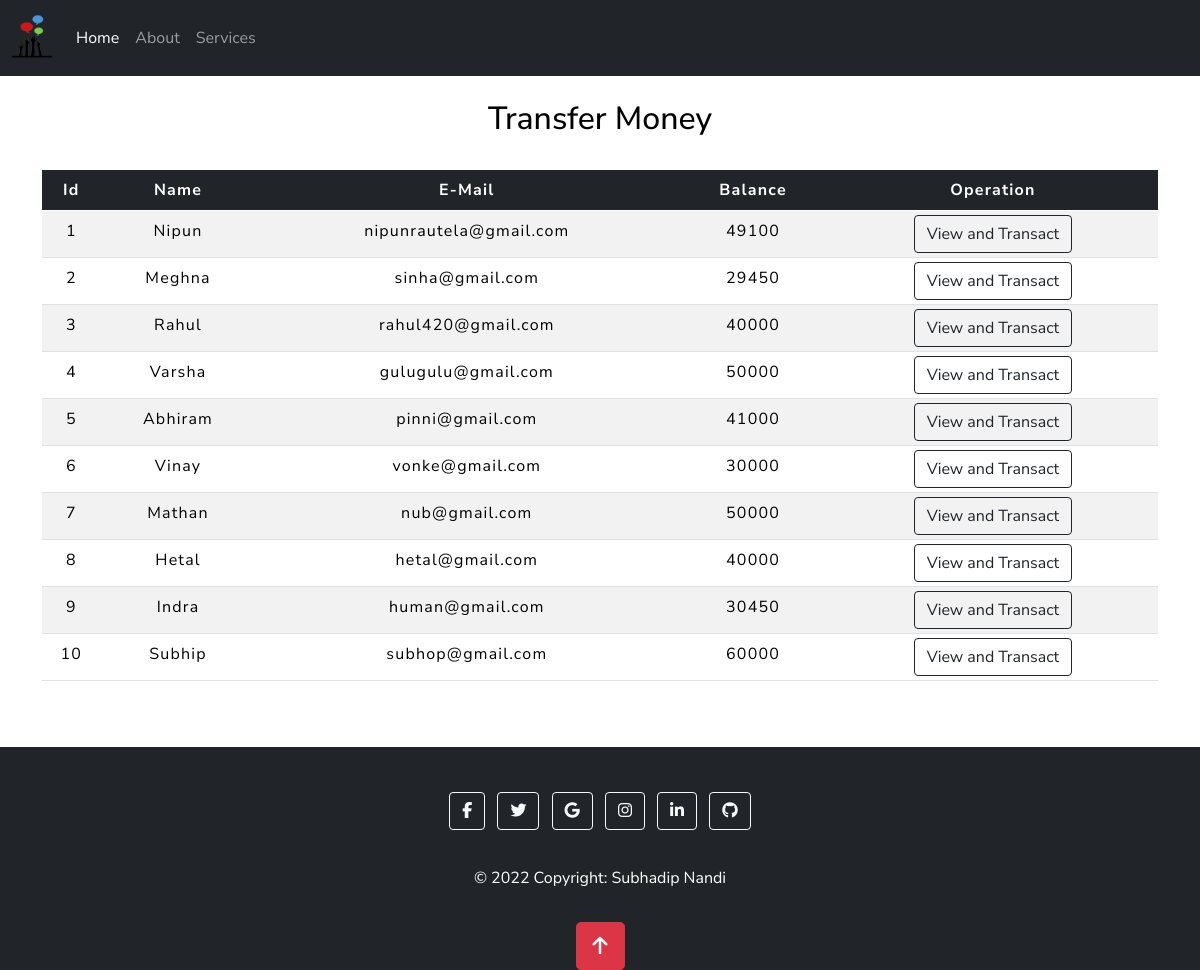
The app's page /transfermoney.php with its own data.
### tables this page shows
CREATE TABLE IF NOT EXISTS `users` (
  `id` int(3) NOT NULL AUTO_INCREMENT,
  `name` text NOT NULL,
  `email` varchar(30) NOT NULL,
  `balance` int(8) NOT NULL,
  PRIMARY KEY (`id`)
);

### transfermoney.php (the view, shortened to what this page needs)
<!doctype html>
<html lang="en">
  <head>
    <link href="https://cdn.jsdelivr.net/npm/bootstrap@5.0.0-beta1/dist/css/bootstrap.min.css" rel="stylesheet">
    <link rel="stylesheet" href="css/style.css">
<link rel="stylesheet" href="css/table.css">
  </head>
  <body>
  <?php
    include 'config.php';
    $sql = "SELECT * FROM users";
    $result = mysqli_query($conn,$sql);
?>
  <?php include 'nav.php';?>
  <div class="container">
        <h2 class="text-center pt-4" style="color : black;">Transfer Money</h2>
        <br>
            <div class="row">
                <div class="col">
                    <div class="table-responsive-sm">
                    <table class="table table-hover table-striped table-sm">
                        <thead style="color : white;" class="table-dark">
                            <tr>
                            <th scope="col" class="text-center py-2">Id</th>
                            <th scope="col" class="text-center py-2">Name</th>
                            <th scope="col" class="text-center py-2">E-Mail</th>
                            <th scope="col" class="text-center py-2">Balance</th>
                            <th scope="col" class="text-center py-2">Operation</th>
                            </tr>
                        </thead>
                        <tbody>
                <?php
                    while($rows=mysqli_fetch_assoc($result)){
                ?>
                    <tr style="color : black;">
                        <td class="py-2"><?php echo $rows['id'] ?></td>
                        <td class="py-2"><?php echo $rows['name']?></td>
                        <td class="py-2"><?php echo $rows['email']?></td>
                        <td class="py-2"><?php echo $rows['balance']?></td>
                        <td><a href="userdetails.php?id= <?php echo $rows['id'] ;?>"> <button class="btn btn-outline-dark btn">View and Transact</button></a></td>
                    </tr>
                <?php
                    }
                ?>
                        </tbody>
                    </table>
                    </div>
                </div>
            </div>
         </div>
  <?php include 'footer.php';?>
  </body>
</html>

### nav.php (shortened to what this page needs)
 <!doctype html>
<html lang="en">
<head>
  <link href="https://cdn.jsdelivr.net/npm/bootstrap@5.0.0-beta1/dist/css/bootstrap.min.css" rel="stylesheet"
>
  <link rel="stylesheet" href="css/style.css">
</head>
  <nav class="navbar navbar-expand-lg navbar-dark bg-dark sticky-top">
    <div class="container-fluid">
      <a class="navbar-brand" href="index.php">
        <img src="images/logo.png" alt="logo" style="width:40px;">
      </a>
      <div class="collapse navbar-collapse" id="navbarSupportedContent">
        <ul class="navbar-nav me-auto mb-2 mb-lg-0">
          <li class="nav-item">
            <a class="nav-link active" aria-current="page" href=" index.php ">Home</a>
          </li>
          <li class="nav-item">
            <a class="nav-link" href="#about">About</a>
          </li>
          <li class="nav-item">
            <a class="nav-link" href="#services"> Services</a>
          </li>
        </ul>
      </div>
    </div>
  </nav>

### footer.php (shortened to what this page needs)
 <!doctype html>
<html lang="en">
<head>
  <link href="https://cdn.jsdelivr.net/npm/bootstrap@5.0.0-beta1/dist/css/bootstrap.min.css" rel="stylesheet"
>
  <link rel="stylesheet" href="css/style.css">
</head>
<footer class="bg-dark text-center text-white">
  <div class="container p-3">
    <section class="mb-3">
      <a class="btn btn-outline-light btn-floating m-1" href="#!" role="button"
        ><i class="fab fa-facebook-f"></i
      ></a>
      <a class="btn btn-outline-light btn-floating m-1" href="#!" role="button"
        ><i class="fab fa-twitter"></i
      ></a>
      <a class="btn btn-outline-light btn-floating m-1" href="#!" role="button"
        ><i class="fab fa-google"></i
      ></a>
      <a class="btn btn-outline-light btn-floating m-1" href="#!" role="button"
        ><i class="fab fa-instagram"></i
      ></a>
      <a class="btn btn-outline-light btn-floating m-1" href="#!" role="button"
        ><i class="fab fa-linkedin-in"></i
      ></a>
      <a class="btn btn-outline-light btn-floating m-1" href="#!" role="button"
        ><i class="fab fa-github"></i
      ></a>
        </section>
      <div class="text-center p-3" style="padding:4px">© 2022 Copyright: Subhadip Nandi</div>
    </div>
   <button
        style="position:fixed bottom:20px right:20px display:none;"
        type="button"
        class="btn btn-danger btn-floating btn-lg"
        id="btn-back-to-top"
        >
  <i class="fas fa-arrow-up"></i>
</button>
</footer>

### css/style.css (style rules this page uses)
* { padding: 0px; margin: 0px; }
footer { display: flex; flex-direction: column; align-items: center; justify-content: center; text-align: center; font-family: sans-serif; color: rgb(202, 187, 187); background-color:#f8f9fa!important; margin: 0px; margin-top: 50px; padding-top: 25px; }

### css/table.css (style rules this page uses)
* { padding: 0; margin: 0; box-sizing: border-box; font-family: Nunito Sans ; }
h2 { font-size: 40px; }
table { letter-spacing: 1.2px; }
td { text-align: center; }
button { border:none; background: #d9d9d9; transition: 1s; }

### records on screen
users: id "1", name "Nipun", email "nipunrautela@gmail.com", balance "49100"
users: id "2", name "Meghna", email "sinha@gmail.com", balance "29450"
users: id "3", name "Rahul", email "rahul420@gmail.com", balance "40000"
users: id "4", name "Varsha", email "gulugulu@gmail.com", balance "50000"
users: id "5", name "Abhiram", email "pinni@gmail.com", balance "41000"
users: id "6", name "Vinay", email "vonke@gmail.com", balance "30000"
users: id "7", name "Mathan", email "nub@gmail.com", balance "50000"
users: id "8", name "Hetal", email "hetal@gmail.com", balance "40000"
users: id "9", name "Indra", email "human@gmail.com", balance "30450"
users: id "10", name "Subhip", email "subhop@gmail.com", balance "60000"
